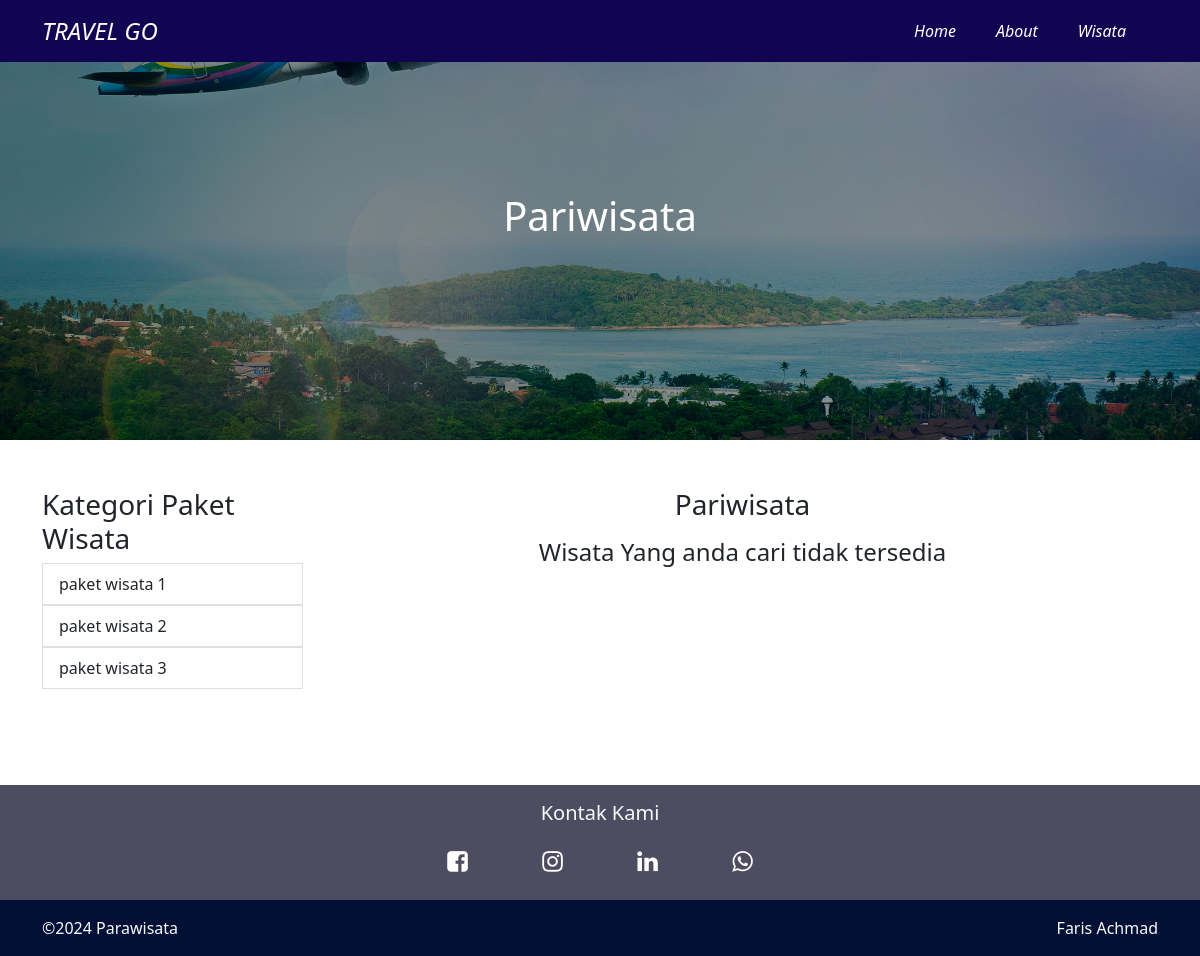
Before: /wisata.php?kategori=Bali with the older database file.
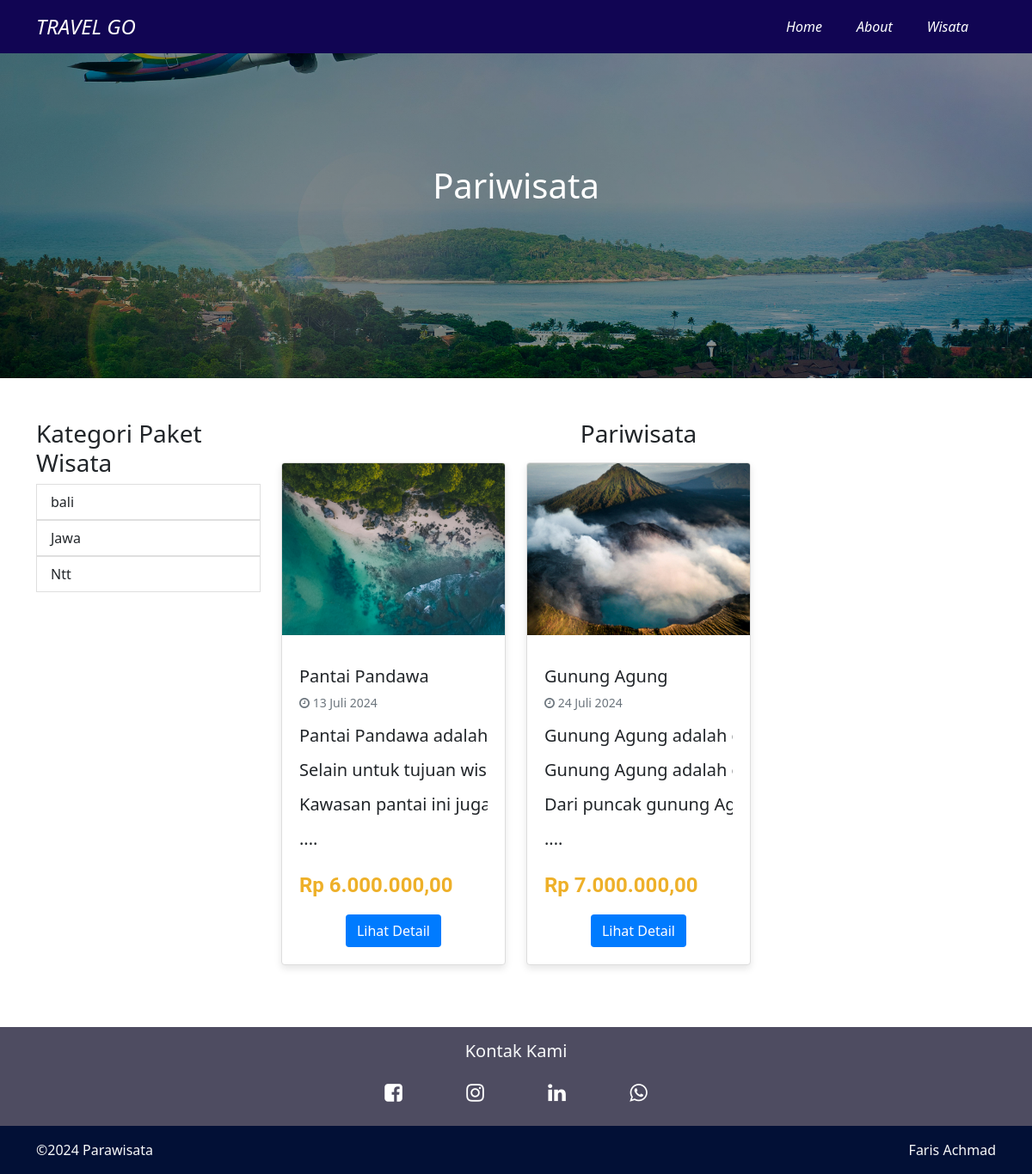
After: the same page with the newer database file.
### tables this page shows
CREATE TABLE `kategori` (
  `id` int(11) NOT NULL,
  `nama` varchar(255) NOT NULL
);

CREATE TABLE `wisata` (
  `id` int(11) NOT NULL,
  `kategori_id` int(11) NOT NULL,
  `nama` varchar(255) NOT NULL,
  `tanggal` date NOT NULL,
  `harga` double NOT NULL,
  `foto` varchar(255) DEFAULT NULL,
  `video_url` varchar(255) NOT NULL,
  `detail` text DEFAULT NULL,
  `ketersedian_stok` enum('habis','tersedia') DEFAULT 'tersedia'
);

### wisata.php (the view, shortened to what this page needs)
<?php
    require 'koneksi.php';
    $queryKategori = mysqli_query($conn, "SELECT * FROM kategori");
    if(isset($_GET['keyword'])){
        $queryWisata = mysqli_query($conn, "SELECT * FROM wisata WHERE nama LIKE '%" . mysqli_real_escape_string($conn, $_GET['keyword']) . "%'");
    }
    else if(isset($_GET['kategori'])){
        $queryGetKategoriId = mysqli_query($conn, "SELECT id FROM kategori WHERE nama='" . mysqli_real_escape_string($conn, $_GET['kategori']) . "'");
        $kategoriId = mysqli_fetch_array($queryGetKategoriId);
        if ($kategoriId) {
            $queryWisata = mysqli_query($conn, "SELECT * FROM wisata WHERE kategori_id='" . mysqli_real_escape_string($conn, $kategoriId['id']) . "'");
        } else {
            $queryWisata = mysqli_query($conn, "SELECT * FROM wisata WHERE 0");
        }
    }
    else{
        $queryWisata = mysqli_query($conn, "SELECT * FROM wisata");
    }
    if ($queryWisata) {
        $countData = mysqli_num_rows($queryWisata);
    } else {
        $countData = 0;
    }
    function formatTanggal($tanggal) {
        $bulan = array(
            1 => 'Januari',
            'Februari',
            'Maret',
            'April',
            'Mei',
            'Juni',
            'Juli',
            'Agustus',
            'September',
            'Oktober',
            'November',
            'Desember'
        );
        $split = explode('-', $tanggal);
        return $split[2] . ' ' . $bulan[(int)$split[1]] . ' ' . $split[0];
    }
?>
<!DOCTYPE html>
<html lang="en">
<head>
    <link href="./css-boostrap/bootstrap.min.css" rel="stylesheet" />
    <link rel="stylesheet" href="./fontawesome/css/font-awesome.min.css">
    <link rel="stylesheet" href="css/style.css">
</head>
<body>
    <i><?php require 'navigation.php'?></i>
    <div class="container-fluid banner-wisata">
        <div class="container">
            <h1 class="text-white">Pariwisata</h1>
        </div>
    </div>
    <div class="container py-5">
        <div class="row">
            <div class="col-lg-3 mb-5">
                <h3>Kategori Paket Wisata</h3>
                <ul class="list-group">
                    <?php while($kategori = mysqli_fetch_array($queryKategori)){?>
                    <a class="no-decoration" href="wisata.php?kategori=<?php echo htmlspecialchars($kategori['nama'])?>">
                        <li class="list-group-item"><?php echo htmlspecialchars($kategori['nama']) ?></li>
                    </a>
                    <?php }?>
                </ul>
            </div>
            <div class="col-lg-9">
                <h3 class="text-center mb-3">Pariwisata</h3>
                <div class="row">
                    <?php if($countData<1){
                    ?>
                        <h4 class="text-center">Wisata Yang anda cari tidak tersedia</h4>
                    <?php
                    }
                    ?>
                    <?php while($wisata = mysqli_fetch_array($queryWisata)){?>
                    <div class="col-md-4 mb-4">
                        <div class="card h-100">
                            <div class="image-box">
                                <img src="./image/<?php echo $wisata['foto']?>" class="card-img-top" alt="">
                            </div>
                            <div class="card-body">
                                <h4 class="card-title mt-3"><?php echo htmlspecialchars($wisata['nama']) ?></h4>
                                <p class="card-text small text-muted"><i class="fa fa-clock-o" aria-hidden="true"></i> <?php echo formatTanggal($wisata['tanggal']) ?></p>
                                <h6 class="card-title text-truncate"><?php echo $wisata['detail']?>....</h6>
                                <p class="card-text price">Rp <?php echo number_format($wisata['harga'], 2, ',', '.') ?></p>
                                <div class="d-flex justify-content-center">
                                    <a href="wisata-detail.php?nama=<?php echo urlencode($wisata['nama']) ?>" class="btn warna3 text-white">Lihat Detail</a>
                                </div>
                            </div>
                        </div>
                    </div>
                    <?php }?>
                </div>
            </div>
        </div>
    </div>
    <?php require 'footer.php'?>
</body>
</html>

Changed rows visible on the page:
removed kategori: nama "paket wisata 3"
changed kategori: nama "paket wisata 1" → "bali"
changed kategori: nama "paket wisata 2" → "Jawa"
added kategori: nama "Ntt"
added wisata: foto (picture), nama "Pantai Pandawa", tanggal "13 Juli 2024", detail "Pantai Pandawa adal Selain untuk tujuan w Kawasan pantai ini ju…", harga "6.000.000,00"
added wisata: foto (picture), nama "Gunung Agung", tanggal "24 Juli 2024", detail "Gunung Agung adala Gunung Agung adala Dari puncak gunung…", harga "7.000.000,00"
Other visible differences:
text no longer shown: "Wisata Yang anda cari tidak tersedia"
